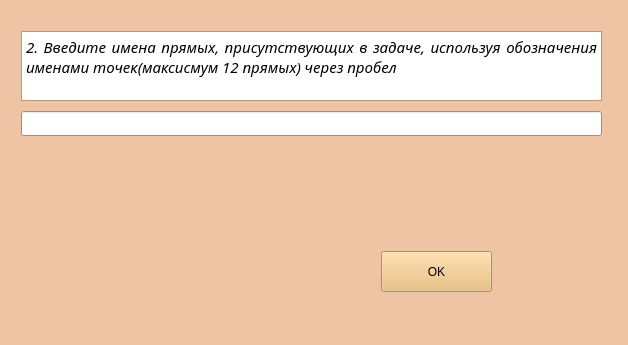
<?xml version="1.0" encoding="UTF-8"?>
<ui version="4.0">
 <class>Form</class>
 <widget class="QWidget" name="Form">
  <property name="geometry">
   <rect>
    <x>0</x>
    <y>0</y>
    <width>628</width>
    <height>345</height>
   </rect>
  </property>
  <property name="palette">
   <palette>
    <active>
     <colorrole role="WindowText">
      <brush brushstyle="SolidPattern">
       <color alpha="255">
        <red>0</red>
        <green>0</green>
        <blue>0</blue>
       </color>
      </brush>
     </colorrole>
     <colorrole role="Button">
      <brush brushstyle="SolidPattern">
       <color alpha="255">
        <red>238</red>
        <green>196</green>
        <blue>164</blue>
       </color>
      </brush>
     </colorrole>
     <colorrole role="Light">
      <brush brushstyle="SolidPattern">
       <color alpha="255">
        <red>255</red>
        <green>255</green>
        <blue>255</blue>
       </color>
      </brush>
     </colorrole>
     <colorrole role="Midlight">
      <brush brushstyle="SolidPattern">
       <color alpha="255">
        <red>246</red>
        <green>225</green>
        <blue>209</blue>
       </color>
      </brush>
     </colorrole>
     <colorrole role="Dark">
      <brush brushstyle="SolidPattern">
       <color alpha="255">
        <red>119</red>
        <green>98</green>
        <blue>82</blue>
       </color>
      </brush>
     </colorrole>
     <colorrole role="Mid">
      <brush brushstyle="SolidPattern">
       <color alpha="255">
        <red>159</red>
        <green>130</green>
        <blue>109</blue>
       </color>
      </brush>
     </colorrole>
     <colorrole role="Text">
      <brush brushstyle="SolidPattern">
       <color alpha="255">
        <red>0</red>
        <green>0</green>
        <blue>0</blue>
       </color>
      </brush>
     </colorrole>
     <colorrole role="BrightText">
      <brush brushstyle="SolidPattern">
       <color alpha="255">
        <red>255</red>
        <green>255</green>
        <blue>255</blue>
       </color>
      </brush>
     </colorrole>
     <colorrole role="ButtonText">
      <brush brushstyle="SolidPattern">
       <color alpha="255">
        <red>0</red>
        <green>0</green>
        <blue>0</blue>
       </color>
      </brush>
     </colorrole>
     <colorrole role="Base">
      <brush brushstyle="SolidPattern">
       <color alpha="255">
        <red>255</red>
        <green>255</green>
        <blue>255</blue>
       </color>
      </brush>
     </colorrole>
     <colorrole role="Window">
      <brush brushstyle="SolidPattern">
       <color alpha="255">
        <red>238</red>
        <green>196</green>
        <blue>164</blue>
       </color>
      </brush>
     </colorrole>
     <colorrole role="Shadow">
      <brush brushstyle="SolidPattern">
       <color alpha="255">
        <red>0</red>
        <green>0</green>
        <blue>0</blue>
       </color>
      </brush>
     </colorrole>
     <colorrole role="AlternateBase">
      <brush brushstyle="SolidPattern">
       <color alpha="255">
        <red>246</red>
        <green>225</green>
        <blue>209</blue>
       </color>
      </brush>
     </colorrole>
     <colorrole role="ToolTipBase">
      <brush brushstyle="SolidPattern">
       <color alpha="255">
        <red>255</red>
        <green>255</green>
        <blue>220</blue>
       </color>
      </brush>
     </colorrole>
     <colorrole role="ToolTipText">
      <brush brushstyle="SolidPattern">
       <color alpha="255">
        <red>0</red>
        <green>0</green>
        <blue>0</blue>
       </color>
      </brush>
     </colorrole>
     <colorrole role="PlaceholderText">
      <brush brushstyle="NoBrush">
       <color alpha="128">
        <red>0</red>
        <green>0</green>
        <blue>0</blue>
       </color>
      </brush>
     </colorrole>
    </active>
    <inactive>
     <colorrole role="WindowText">
      <brush brushstyle="SolidPattern">
       <color alpha="255">
        <red>0</red>
        <green>0</green>
        <blue>0</blue>
       </color>
      </brush>
     </colorrole>
     <colorrole role="Button">
      <brush brushstyle="SolidPattern">
       <color alpha="255">
        <red>238</red>
        <green>196</green>
        <blue>164</blue>
       </color>
      </brush>
     </colorrole>
     <colorrole role="Light">
      <brush brushstyle="SolidPattern">
       <color alpha="255">
        <red>255</red>
        <green>255</green>
        <blue>255</blue>
       </color>
      </brush>
     </colorrole>
     <colorrole role="Midlight">
      <brush brushstyle="SolidPattern">
       <color alpha="255">
        <red>246</red>
        <green>225</green>
        <blue>209</blue>
       </color>
      </brush>
     </colorrole>
     <colorrole role="Dark">
      <brush brushstyle="SolidPattern">
       <color alpha="255">
        <red>119</red>
        <green>98</green>
        <blue>82</blue>
       </color>
      </brush>
     </colorrole>
     <colorrole role="Mid">
      <brush brushstyle="SolidPattern">
       <color alpha="255">
        <red>159</red>
        <green>130</green>
        <blue>109</blue>
       </color>
      </brush>
     </colorrole>
     <colorrole role="Text">
      <brush brushstyle="SolidPattern">
       <color alpha="255">
        <red>0</red>
        <green>0</green>
        <blue>0</blue>
       </color>
      </brush>
     </colorrole>
     <colorrole role="BrightText">
      <brush brushstyle="SolidPattern">
       <color alpha="255">
        <red>255</red>
        <green>255</green>
        <blue>255</blue>
       </color>
      </brush>
     </colorrole>
     <colorrole role="ButtonText">
      <brush brushstyle="SolidPattern">
       <color alpha="255">
        <red>0</red>
        <green>0</green>
        <blue>0</blue>
       </color>
      </brush>
     </colorrole>
     <colorrole role="Base">
      <brush brushstyle="SolidPattern">
       <color alpha="255">
        <red>255</red>
        <green>255</green>
        <blue>255</blue>
       </color>
      </brush>
     </colorrole>
     <colorrole role="Window">
      <brush brushstyle="SolidPattern">
       <color alpha="255">
        <red>238</red>
        <green>196</green>
        <blue>164</blue>
       </color>
      </brush>
     </colorrole>
     <colorrole role="Shadow">
      <brush brushstyle="SolidPattern">
       <color alpha="255">
        <red>0</red>
        <green>0</green>
        <blue>0</blue>
       </color>
      </brush>
     </colorrole>
     <colorrole role="AlternateBase">
      <brush brushstyle="SolidPattern">
       <color alpha="255">
        <red>246</red>
        <green>225</green>
        <blue>209</blue>
       </color>
      </brush>
     </colorrole>
     <colorrole role="ToolTipBase">
      <brush brushstyle="SolidPattern">
       <color alpha="255">
        <red>255</red>
        <green>255</green>
        <blue>220</blue>
       </color>
      </brush>
     </colorrole>
     <colorrole role="ToolTipText">
      <brush brushstyle="SolidPattern">
       <color alpha="255">
        <red>0</red>
        <green>0</green>
        <blue>0</blue>
       </color>
      </brush>
     </colorrole>
     <colorrole role="PlaceholderText">
      <brush brushstyle="NoBrush">
       <color alpha="128">
        <red>0</red>
        <green>0</green>
        <blue>0</blue>
       </color>
      </brush>
     </colorrole>
    </inactive>
    <disabled>
     <colorrole role="WindowText">
      <brush brushstyle="SolidPattern">
       <color alpha="255">
        <red>119</red>
        <green>98</green>
        <blue>82</blue>
       </color>
      </brush>
     </colorrole>
     <colorrole role="Button">
      <brush brushstyle="SolidPattern">
       <color alpha="255">
        <red>238</red>
        <green>196</green>
        <blue>164</blue>
       </color>
      </brush>
     </colorrole>
     <colorrole role="Light">
      <brush brushstyle="SolidPattern">
       <color alpha="255">
        <red>255</red>
        <green>255</green>
        <blue>255</blue>
       </color>
      </brush>
     </colorrole>
     <colorrole role="Midlight">
      <brush brushstyle="SolidPattern">
       <color alpha="255">
        <red>246</red>
        <green>225</green>
        <blue>209</blue>
       </color>
      </brush>
     </colorrole>
     <colorrole role="Dark">
      <brush brushstyle="SolidPattern">
       <color alpha="255">
        <red>119</red>
        <green>98</green>
        <blue>82</blue>
       </color>
      </brush>
     </colorrole>
     <colorrole role="Mid">
      <brush brushstyle="SolidPattern">
       <color alpha="255">
        <red>159</red>
        <green>130</green>
        <blue>109</blue>
       </color>
      </brush>
     </colorrole>
     <colorrole role="Text">
      <brush brushstyle="SolidPattern">
       <color alpha="255">
        <red>119</red>
        <green>98</green>
        <blue>82</blue>
       </color>
      </brush>
     </colorrole>
     <colorrole role="BrightText">
      <brush brushstyle="SolidPattern">
       <color alpha="255">
        <red>255</red>
        <green>255</green>
        <blue>255</blue>
       </color>
      </brush>
     </colorrole>
     <colorrole role="ButtonText">
      <brush brushstyle="SolidPattern">
       <color alpha="255">
        <red>119</red>
        <green>98</green>
        <blue>82</blue>
       </color>
      </brush>
     </colorrole>
     <colorrole role="Base">
      <brush brushstyle="SolidPattern">
       <color alpha="255">
        <red>238</red>
        <green>196</green>
        <blue>164</blue>
       </color>
      </brush>
     </colorrole>
     <colorrole role="Window">
      <brush brushstyle="SolidPattern">
       <color alpha="255">
        <red>238</red>
        <green>196</green>
        <blue>164</blue>
       </color>
      </brush>
     </colorrole>
     <colorrole role="Shadow">
      <brush brushstyle="SolidPattern">
       <color alpha="255">
        <red>0</red>
        <green>0</green>
        <blue>0</blue>
       </color>
      </brush>
     </colorrole>
     <colorrole role="AlternateBase">
      <brush brushstyle="SolidPattern">
       <color alpha="255">
        <red>238</red>
        <green>196</green>
        <blue>164</blue>
       </color>
      </brush>
     </colorrole>
     <colorrole role="ToolTipBase">
      <brush brushstyle="SolidPattern">
       <color alpha="255">
        <red>255</red>
        <green>255</green>
        <blue>220</blue>
       </color>
      </brush>
     </colorrole>
     <colorrole role="ToolTipText">
      <brush brushstyle="SolidPattern">
       <color alpha="255">
        <red>0</red>
        <green>0</green>
        <blue>0</blue>
       </color>
      </brush>
     </colorrole>
     <colorrole role="PlaceholderText">
      <brush brushstyle="NoBrush">
       <color alpha="128">
        <red>0</red>
        <green>0</green>
        <blue>0</blue>
       </color>
      </brush>
     </colorrole>
    </disabled>
   </palette>
  </property>
  <property name="windowTitle">
   <string>Geometric</string>
  </property>
  <layout class="QHBoxLayout" name="horizontalLayout">
   <item>
    <widget class="QWidget" name="widget" native="true">
     <widget class="QWidget" name="widget_2" native="true">
      <property name="geometry">
       <rect>
        <x>0</x>
        <y>0</y>
        <width>609</width>
        <height>341</height>
       </rect>
      </property>
      <property name="palette">
       <palette>
        <active>
         <colorrole role="WindowText">
          <brush brushstyle="SolidPattern">
           <color alpha="255">
            <red>0</red>
            <green>0</green>
            <blue>0</blue>
           </color>
          </brush>
         </colorrole>
         <colorrole role="Button">
          <brush brushstyle="SolidPattern">
           <color alpha="255">
            <red>233</red>
            <green>185</green>
            <blue>110</blue>
           </color>
          </brush>
         </colorrole>
         <colorrole role="Light">
          <brush brushstyle="SolidPattern">
           <color alpha="255">
            <red>255</red>
            <green>240</green>
            <blue>215</blue>
           </color>
          </brush>
         </colorrole>
         <colorrole role="Midlight">
          <brush brushstyle="SolidPattern">
           <color alpha="255">
            <red>244</red>
            <green>212</green>
            <blue>162</blue>
           </color>
          </brush>
         </colorrole>
         <colorrole role="Dark">
          <brush brushstyle="SolidPattern">
           <color alpha="255">
            <red>116</red>
            <green>92</green>
            <blue>55</blue>
           </color>
          </brush>
         </colorrole>
         <colorrole role="Mid">
          <brush brushstyle="SolidPattern">
           <color alpha="255">
            <red>155</red>
            <green>123</green>
            <blue>73</blue>
           </color>
          </brush>
         </colorrole>
         <colorrole role="Text">
          <brush brushstyle="SolidPattern">
           <color alpha="255">
            <red>0</red>
            <green>0</green>
            <blue>0</blue>
           </color>
          </brush>
         </colorrole>
         <colorrole role="BrightText">
          <brush brushstyle="SolidPattern">
           <color alpha="255">
            <red>255</red>
            <green>255</green>
            <blue>255</blue>
           </color>
          </brush>
         </colorrole>
         <colorrole role="ButtonText">
          <brush brushstyle="SolidPattern">
           <color alpha="255">
            <red>0</red>
            <green>0</green>
            <blue>0</blue>
           </color>
          </brush>
         </colorrole>
         <colorrole role="Base">
          <brush brushstyle="SolidPattern">
           <color alpha="255">
            <red>255</red>
            <green>255</green>
            <blue>255</blue>
           </color>
          </brush>
         </colorrole>
         <colorrole role="Window">
          <brush brushstyle="SolidPattern">
           <color alpha="255">
            <red>238</red>
            <green>196</green>
            <blue>164</blue>
           </color>
          </brush>
         </colorrole>
         <colorrole role="Shadow">
          <brush brushstyle="SolidPattern">
           <color alpha="255">
            <red>0</red>
            <green>0</green>
            <blue>0</blue>
           </color>
          </brush>
         </colorrole>
         <colorrole role="AlternateBase">
          <brush brushstyle="SolidPattern">
           <color alpha="255">
            <red>244</red>
            <green>220</green>
            <blue>182</blue>
           </color>
          </brush>
         </colorrole>
         <colorrole role="ToolTipBase">
          <brush brushstyle="SolidPattern">
           <color alpha="255">
            <red>255</red>
            <green>255</green>
            <blue>220</blue>
           </color>
          </brush>
         </colorrole>
         <colorrole role="ToolTipText">
          <brush brushstyle="SolidPattern">
           <color alpha="255">
            <red>0</red>
            <green>0</green>
            <blue>0</blue>
           </color>
          </brush>
         </colorrole>
         <colorrole role="PlaceholderText">
          <brush brushstyle="NoBrush">
           <color alpha="128">
            <red>0</red>
            <green>0</green>
            <blue>0</blue>
           </color>
          </brush>
         </colorrole>
        </active>
        <inactive>
         <colorrole role="WindowText">
          <brush brushstyle="SolidPattern">
           <color alpha="255">
            <red>0</red>
            <green>0</green>
            <blue>0</blue>
           </color>
          </brush>
         </colorrole>
         <colorrole role="Button">
          <brush brushstyle="SolidPattern">
           <color alpha="255">
            <red>233</red>
            <green>185</green>
            <blue>110</blue>
           </color>
          </brush>
         </colorrole>
         <colorrole role="Light">
          <brush brushstyle="SolidPattern">
           <color alpha="255">
            <red>255</red>
            <green>240</green>
            <blue>215</blue>
           </color>
          </brush>
         </colorrole>
         <colorrole role="Midlight">
          <brush brushstyle="SolidPattern">
           <color alpha="255">
            <red>244</red>
            <green>212</green>
            <blue>162</blue>
           </color>
          </brush>
         </colorrole>
         <colorrole role="Dark">
          <brush brushstyle="SolidPattern">
           <color alpha="255">
            <red>116</red>
            <green>92</green>
            <blue>55</blue>
           </color>
          </brush>
         </colorrole>
         <colorrole role="Mid">
          <brush brushstyle="SolidPattern">
           <color alpha="255">
            <red>155</red>
            <green>123</green>
            <blue>73</blue>
           </color>
          </brush>
         </colorrole>
         <colorrole role="Text">
          <brush brushstyle="SolidPattern">
           <color alpha="255">
            <red>0</red>
            <green>0</green>
            <blue>0</blue>
           </color>
          </brush>
         </colorrole>
         <colorrole role="BrightText">
          <brush brushstyle="SolidPattern">
           <color alpha="255">
            <red>255</red>
            <green>255</green>
            <blue>255</blue>
           </color>
          </brush>
         </colorrole>
         <colorrole role="ButtonText">
          <brush brushstyle="SolidPattern">
           <color alpha="255">
            <red>0</red>
            <green>0</green>
            <blue>0</blue>
           </color>
          </brush>
         </colorrole>
         <colorrole role="Base">
          <brush brushstyle="SolidPattern">
           <color alpha="255">
            <red>255</red>
            <green>255</green>
            <blue>255</blue>
           </color>
          </brush>
         </colorrole>
         <colorrole role="Window">
          <brush brushstyle="SolidPattern">
           <color alpha="255">
            <red>238</red>
            <green>196</green>
            <blue>164</blue>
           </color>
          </brush>
         </colorrole>
         <colorrole role="Shadow">
          <brush brushstyle="SolidPattern">
           <color alpha="255">
            <red>0</red>
            <green>0</green>
            <blue>0</blue>
           </color>
          </brush>
         </colorrole>
         <colorrole role="AlternateBase">
          <brush brushstyle="SolidPattern">
           <color alpha="255">
            <red>244</red>
            <green>220</green>
            <blue>182</blue>
           </color>
          </brush>
         </colorrole>
         <colorrole role="ToolTipBase">
          <brush brushstyle="SolidPattern">
           <color alpha="255">
            <red>255</red>
            <green>255</green>
            <blue>220</blue>
           </color>
          </brush>
         </colorrole>
         <colorrole role="ToolTipText">
          <brush brushstyle="SolidPattern">
           <color alpha="255">
            <red>0</red>
            <green>0</green>
            <blue>0</blue>
           </color>
          </brush>
         </colorrole>
         <colorrole role="PlaceholderText">
          <brush brushstyle="NoBrush">
           <color alpha="128">
            <red>0</red>
            <green>0</green>
            <blue>0</blue>
           </color>
          </brush>
         </colorrole>
        </inactive>
        <disabled>
         <colorrole role="WindowText">
          <brush brushstyle="SolidPattern">
           <color alpha="255">
            <red>116</red>
            <green>92</green>
            <blue>55</blue>
           </color>
          </brush>
         </colorrole>
         <colorrole role="Button">
          <brush brushstyle="SolidPattern">
           <color alpha="255">
            <red>233</red>
            <green>185</green>
            <blue>110</blue>
           </color>
          </brush>
         </colorrole>
         <colorrole role="Light">
          <brush brushstyle="SolidPattern">
           <color alpha="255">
            <red>255</red>
            <green>240</green>
            <blue>215</blue>
           </color>
          </brush>
         </colorrole>
         <colorrole role="Midlight">
          <brush brushstyle="SolidPattern">
           <color alpha="255">
            <red>244</red>
            <green>212</green>
            <blue>162</blue>
           </color>
          </brush>
         </colorrole>
         <colorrole role="Dark">
          <brush brushstyle="SolidPattern">
           <color alpha="255">
            <red>116</red>
            <green>92</green>
            <blue>55</blue>
           </color>
          </brush>
         </colorrole>
         <colorrole role="Mid">
          <brush brushstyle="SolidPattern">
           <color alpha="255">
            <red>155</red>
            <green>123</green>
            <blue>73</blue>
           </color>
          </brush>
         </colorrole>
         <colorrole role="Text">
          <brush brushstyle="SolidPattern">
           <color alpha="255">
            <red>116</red>
            <green>92</green>
            <blue>55</blue>
           </color>
          </brush>
         </colorrole>
         <colorrole role="BrightText">
          <brush brushstyle="SolidPattern">
           <color alpha="255">
            <red>255</red>
            <green>255</green>
            <blue>255</blue>
           </color>
          </brush>
         </colorrole>
         <colorrole role="ButtonText">
          <brush brushstyle="SolidPattern">
           <color alpha="255">
            <red>116</red>
            <green>92</green>
            <blue>55</blue>
           </color>
          </brush>
         </colorrole>
         <colorrole role="Base">
          <brush brushstyle="SolidPattern">
           <color alpha="255">
            <red>238</red>
            <green>196</green>
            <blue>164</blue>
           </color>
          </brush>
         </colorrole>
         <colorrole role="Window">
          <brush brushstyle="SolidPattern">
           <color alpha="255">
            <red>238</red>
            <green>196</green>
            <blue>164</blue>
           </color>
          </brush>
         </colorrole>
         <colorrole role="Shadow">
          <brush brushstyle="SolidPattern">
           <color alpha="255">
            <red>0</red>
            <green>0</green>
            <blue>0</blue>
           </color>
          </brush>
         </colorrole>
         <colorrole role="AlternateBase">
          <brush brushstyle="SolidPattern">
           <color alpha="255">
            <red>233</red>
            <green>185</green>
            <blue>110</blue>
           </color>
          </brush>
         </colorrole>
         <colorrole role="ToolTipBase">
          <brush brushstyle="SolidPattern">
           <color alpha="255">
            <red>255</red>
            <green>255</green>
            <blue>220</blue>
           </color>
          </brush>
         </colorrole>
         <colorrole role="ToolTipText">
          <brush brushstyle="SolidPattern">
           <color alpha="255">
            <red>0</red>
            <green>0</green>
            <blue>0</blue>
           </color>
          </brush>
         </colorrole>
         <colorrole role="PlaceholderText">
          <brush brushstyle="NoBrush">
           <color alpha="128">
            <red>0</red>
            <green>0</green>
            <blue>0</blue>
           </color>
          </brush>
         </colorrole>
        </disabled>
       </palette>
      </property>
      <widget class="QLineEdit" name="string">
       <property name="geometry">
        <rect>
         <x>10</x>
         <y>100</y>
         <width>581</width>
         <height>25</height>
        </rect>
       </property>
      </widget>
      <widget class="QPushButton" name="pushButton_2">
       <property name="geometry">
        <rect>
         <x>370</x>
         <y>240</y>
         <width>111</width>
         <height>41</height>
        </rect>
       </property>
       <property name="text">
        <string>OK</string>
       </property>
      </widget>
      <widget class="QTextEdit" name="textEdit">
       <property name="geometry">
        <rect>
         <x>10</x>
         <y>20</y>
         <width>581</width>
         <height>70</height>
        </rect>
       </property>
       <property name="font">
        <font>
         <family>Ubuntu Condensed</family>
         <weight>75</weight>
         <italic>true</italic>
         <bold>true</bold>
        </font>
       </property>
       <property name="readOnly">
        <bool>true</bool>
       </property>
       <property name="html">
        <string>&lt;!DOCTYPE HTML PUBLIC &quot;-//W3C//DTD HTML 4.0//EN&quot; &quot;http://www.w3.org/TR/REC-html40/strict.dtd&quot;&gt;
&lt;html&gt;&lt;head&gt;&lt;meta name=&quot;qrichtext&quot; content=&quot;1&quot; /&gt;&lt;style type=&quot;text/css&quot;&gt;
p, li { white-space: pre-wrap; }
&lt;/style&gt;&lt;/head&gt;&lt;body style=&quot; font-family:'Ubuntu Condensed'; font-size:11pt; font-weight:600; font-style:italic;&quot;&gt;
&lt;p align=&quot;justify&quot; style=&quot; margin-top:0px; margin-bottom:0px; margin-left:0px; margin-right:0px; -qt-block-indent:0; text-indent:0px;&quot;&gt;&lt;span style=&quot; font-family:'Ubuntu'; font-weight:400;&quot;&gt;2. Введите имена прямых, присутствующих в задаче, используя обозначения именами точек(максисмум 12 прямых) через пробел&lt;/span&gt;&lt;/p&gt;&lt;/body&gt;&lt;/html&gt;</string>
       </property>
      </widget>
     </widget>
    </widget>
   </item>
  </layout>
 </widget>
 <resources/>
 <connections/>
</ui>
